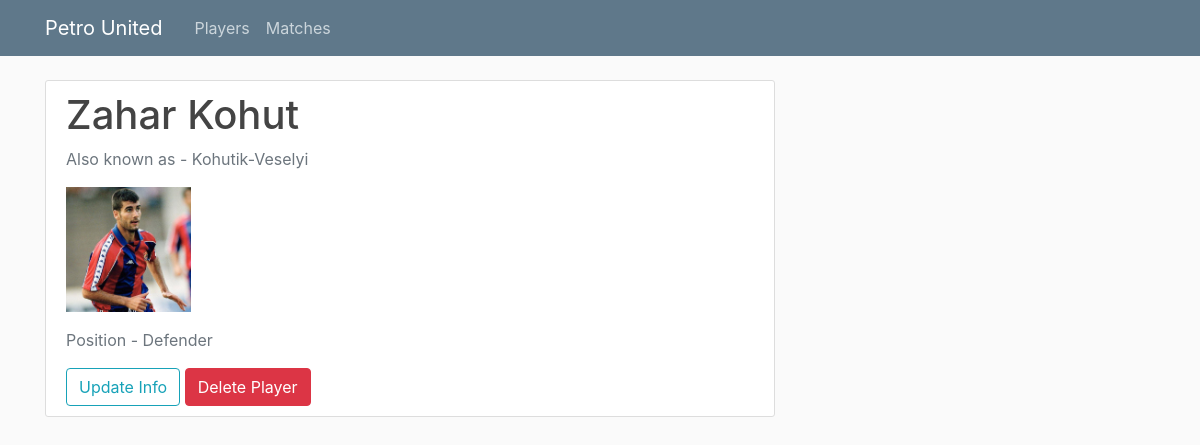
Screenshot of /player/1 with the database file from the repository.
### main/models.py (models this page shows, shortened)
class Player(Base):
    __tablename__ = 'player'
    player_id = Column(Integer, unique=True, nullable=False, primary_key=True)
    first_name = Column(String, nullable=False)
    last_name = Column(String, nullable=False)
    nickname = Column(String, nullable=False)
    position = Column(String, nullable=False)
    picture = Column(String, nullable=False)

### main/routes.py (the view)
@app.route("/player/<int:player_id>", methods = ["POST", "GET"])
def player_page(player_id):
    session = Session()
    player = session.query(Player).filter_by(player_id = player_id).first()
    if not player:
        abort(404)
    image_file = url_for('static', filename = 'profile_pics/' + player.picture)
    return render_template("player_page.html", player = player,
            title = f"{player.first_name + ' ' + player.last_name} page", image_file = image_file)

### main/templates/player_page.html
{% extends "layout.html" %}
{% block content %}
    <div class="content-section">
      <div class="media">
        <div class="media-body">
          <h2 class="account-heading">{{ player.first_name }} {{ player.last_name }}</h2>
          <p class="text-secondary">Also known as - {{ player.nickname }}</p>
          <img class="account-img" src="{{ image_file }}">
          <p class="text-secondary">Position - {{ player.position }}</p>
          <a href="{{ url_for("update_player", player_id = player.player_id )}}" class="btn btn-outline-info">Update Info</a>
          <a href="{{ url_for("delete_player", player_id = player.player_id )}}" class="btn btn-danger">Delete Player</a>
        </div>
      </div>
    </div>
{% endblock content %}

### main/static/main.css (style rules this page uses)
body { background: #fafafa; color: #333333; margin-top: 5rem; }
h1, h2, h3, h4, h5, h6 { color: #444444; }
.content-section { background: #ffffff; padding: 10px 20px; border: 1px solid #dddddd; border-radius: 3px; margin-bottom: 20px; }
.account-img { height: 125px; width: 125px; margin-right: 20px; margin-bottom: 16px; }
.account-heading { font-size: 2.5rem; }

### rows the page displays
Player: first_name "Zahar", last_name "Kohut", nickname "Kohutik-Veselyi", position "Defender"
